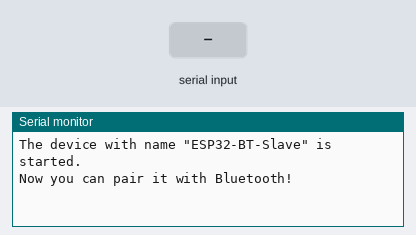
A sketch run on a simulated ESP32. Shown: the last lines printed to the serial monitor. The inputs (shaded band) are chosen by the test bench. Nothing arrives over Bluetooth unless stated.

Above: at 1.3 s.
1.4 s: "1\n" received over the second serial link
At 2.6 s:
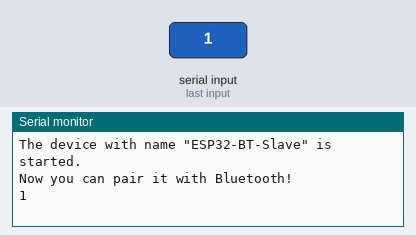
3.0 s: "0\n" received over the second serial link
At 3.7 s:
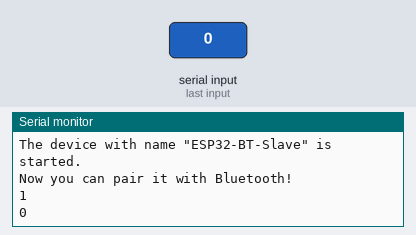
4.5 s: "2\n" received over the second serial link
At 5.0 s:
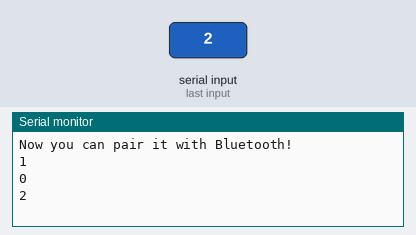

The sketch:

ESP32-BTCLASSIC_TestData.ino
```cpp
#include "BluetoothSerial.h"

BluetoothSerial SerialBT;

#if !defined(CONFIG_BT_ENABLED) || !defined(CONFIG_BLUEDROID_ENABLED)
#error Bluetooth is not enabled! Please run `make menuconfig` to and enable it
#endif

String device_name = "ESP32-BT-Slave";
String ReceiveResponse = ""; // Declare the variable to store received data

void SendData();
void setup(){
  Serial.begin (115200);
  SerialBT.begin(device_name);  //Bluetooth device name
  Serial.printf("The device with name \"%s\" is started.\nNow you can pair it with Bluetooth!\n", device_name.c_str());
}

void loop(){
  GetData();
  SendData();
  delay (250);
}

void GetData() {
// Read received messages (LED control command)
  if (SerialBT.available()){
    char incomingChar = SerialBT.read();
    if (incomingChar != '\n'){
      ReceiveResponse += String(incomingChar);
    } else{
      ReceiveResponse = "";
    }
    Serial.write(incomingChar);
  }
}

void SendData(){
    String message = "Hello From ESP32";
    SerialBT.println(message);
}
```

Measured:
- after the input at 1.4 s, the serial monitor: prints a new line after 0.10 s (image 1)
- after the input at 3.0 s, the serial monitor: prints a new line at once (image 2)
- after the input at 4.5 s, the serial monitor: prints a new line at once (image 3)
